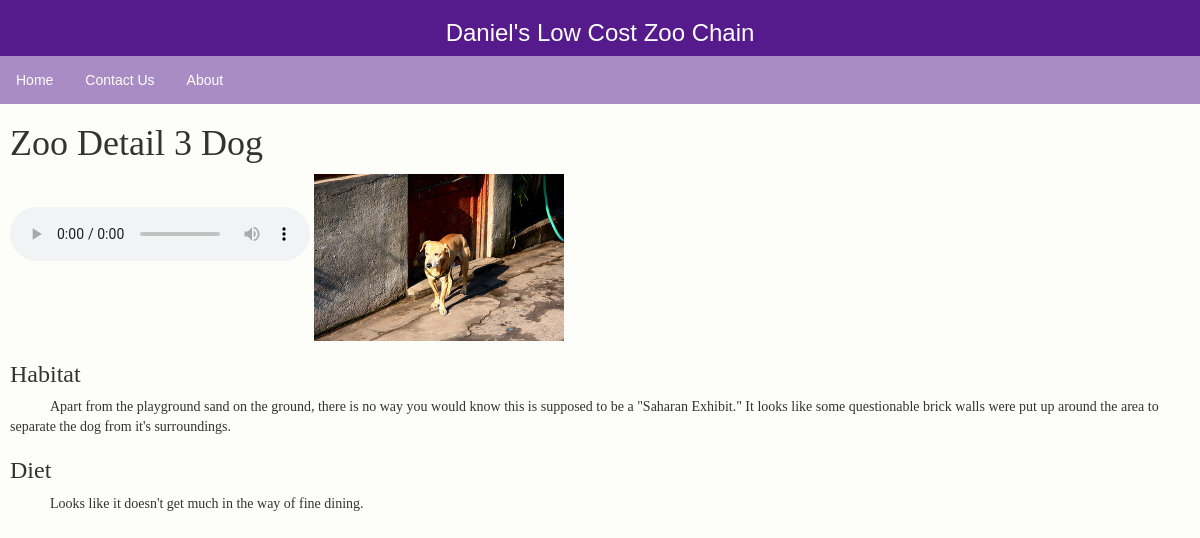
/zoo/animal/3, run on the app's committed database.
### zoo/models.py (models this page shows, shortened)
class Animals(models.Model):
    parentExhibit = models.ForeignKey("Exhibit", on_delete=models.SET_NULL, null=True, related_name='parentExhibit')
    name = models.CharField(max_length=200, help_text="Enter Animal Name", null=True)
    imageFilePath = models.CharField(max_length=200, help_text="Enter Image Path", null=True)
    soundFilePath = models.CharField(max_length=200, help_text="Enter Sound Path", null=True)
    habitatDesc = models.TextField(max_length=1000, help_text="Enter a Description", null=True)
    dietDesc = models.TextField(max_length=1000, help_text="Enter a Description", null=True)

### zoo/views.py (the view)
# urls.py: path('animal/<int:pk>', views.AnimalDetailView.as_view(), name='animalDetail'),
class AnimalDetailView(generic.DetailView):
    model = Animals

### zoo/templates/zoo/animals_detail.html (shortened to what this page needs)
{% extends "base_generic.html" %}
{% block content %}
<h1>Zoo Detail {{ animals.id }} {{ animals.name }}</h1>
{% load static %}
<audio controls>
 <source src="{% static animals.soundFilePath %}"
         type='audio/mp4'>
 <source src="http://media.w3.org/2010/07/bunny/04-Death_Becomes_Fur.oga"
         type='audio/ogg; codecs=vorbis'>
</audio>
<img src="{% static animals.imageFilePath %}" alt="Something Broke!">
<h3>Habitat</h3>
<p>{{ animals.habitatDesc }}</p>
<h3>Diet</h3>
<p>{{ animals.dietDesc }}</p>
{% endblock %}

### zoo/static/css/styles.css (style rules this page uses)
img { width:250px; }
body { padding:0px; margin:0px; background-color:#fdfdfa; }
p { text-indent: 40px; }

### data on the page
Animals: id "3", name "Dog", imageFilePath (picture), habitatDesc "Apart from the playground sand on the ground, there is no way you would know this is supposed to be a \"Saharan Exhibit.\" It looks like some questionable brick walls were put up around the area to separate the dog from it's surroundings.", dietDesc "Looks like it doesn't get much in the way of fine dining."
